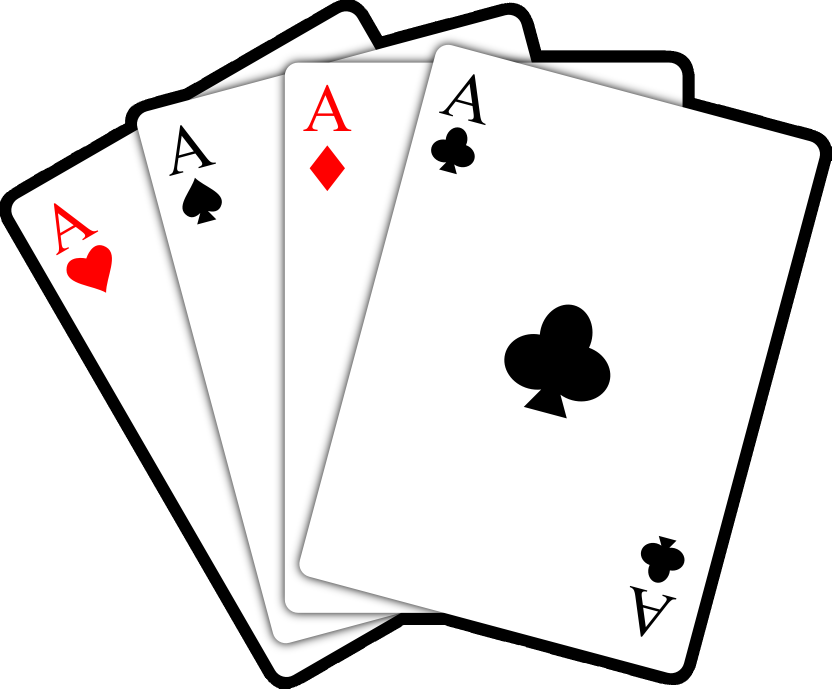
#> input picture cards.png, 2494 x 2065 px (shown at 1/3 size)
$ python wrapPerspective.py
#> lines starting #> are read from the running program, lines starting #| are printed output that depends on the picture
import numpy as np
import cv2
img = cv2.imread("cards.png")
#> img is the input picture: shape (2065, 2494, 3); mean B, G, R 232.4, 232.4, 233.8
width, height = 250, 350
pts1 = np.float32([[1317, 133], [2473, 457], [901, 1705], [2103, 2021]])
pts2 = np.float32([[0, 0], [width, 0], [0, height], [width, height]])
matrix = cv2.getPerspectiveTransform(pts1, pts2)
imageOut = cv2.warpPerspective(img, matrix, (width, height))
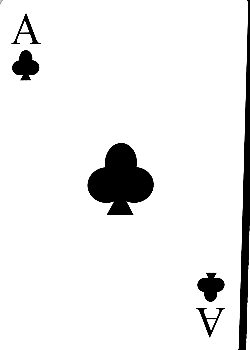
#> imageOut: shape (350, 250, 3); min 0, max 255, mean 236.5
cv2.imshow("cards", imageOut)

cv2.waitKey(0)
